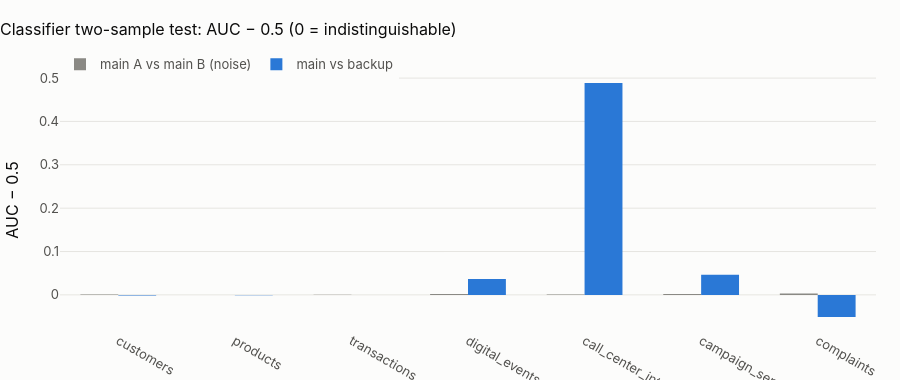

The notebook cell this image was saved under:
### Code cell
fig = go.Figure()
fig.add_bar(
    x=c2.table, y=c2.auc_baseline - 0.5, name="main A vs main B (noise)", marker_color="#8a8984"
)
fig.add_bar(
    x=c2.table, y=c2.auc_main_vs_backup - 0.5, name="main vs backup", marker_color=theme.BLUE
)
fig.update_layout(
    barmode="group",
    height=380,
    title="Classifier two-sample test: AUC − 0.5 (0 = indistinguishable)",
    yaxis_title="AUC − 0.5",
    bargap=0.35,
)
fig.show()

### Figure 1 — Plotly figure (JSON) as saved in the notebook; plotly's stock layout.template omitted (floating-point values rounded to 4 significant figures)
{"data": [{"marker": {"color": "#8a8984"}, "name": "main A vs main B (noise)", "type": "bar", "x": ["customers", "products", "transactions", "digital_events", "call_center_interactions", "campaign_sends", "complaints"], "y": [0.0008467, -0.0004443, 0.0004152, 0.001868, 0.001075, 0.002186, 0.003396]}, {"marker": {"color": "#2a78d6"}, "name": "main vs backup", "type": "bar", "x": ["customers", "products", "transactions", "digital_events", "call_center_interactions", "campaign_sends", "complaints"], "y": [-0.00155, -0.0008775, -2.792e-05, 0.03647, 0.4886, 0.04621, -0.05101]}], "layout": {"bargap": 0.35, "barmode": "group", "height": 380, "title": {"text": "Classifier two-sample test: AUC − 0.5 (0 = indistinguishable)"}, "yaxis": {"title": {"text": "AUC − 0.5"}}}}
